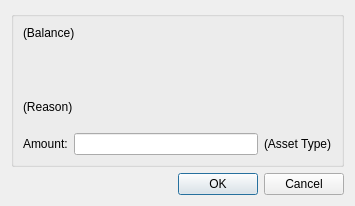
<?xml version="1.0" encoding="UTF-8"?>
<ui version="4.0">
 <class>DlgGetAmount</class>
 <widget class="QDialog" name="DlgGetAmount">
  <property name="geometry">
   <rect>
    <x>0</x>
    <y>0</y>
    <width>355</width>
    <height>206</height>
   </rect>
  </property>
  <property name="windowTitle">
   <string>Dialog</string>
  </property>
  <layout class="QVBoxLayout" name="verticalLayout">
   <item>
    <widget class="QGroupBox" name="groupBox">
     <property name="title">
      <string/>
     </property>
     <layout class="QGridLayout" name="gridLayout">
      <item row="0" column="0" colspan="3">
       <widget class="QLabel" name="labelBalance">
        <property name="text">
         <string>(Balance)</string>
        </property>
       </widget>
      </item>
      <item row="1" column="0" colspan="3">
       <spacer name="verticalSpacer_2">
        <property name="orientation">
         <enum>Qt::Vertical</enum>
        </property>
        <property name="sizeHint" stdset="0">
         <size>
          <width>298</width>
          <height>10</height>
         </size>
        </property>
       </spacer>
      </item>
      <item row="2" column="0" colspan="3">
       <widget class="QLabel" name="labelReason">
        <property name="text">
         <string>(Reason)</string>
        </property>
        <property name="wordWrap">
         <bool>true</bool>
        </property>
       </widget>
      </item>
      <item row="3" column="0" colspan="3">
       <spacer name="verticalSpacer">
        <property name="orientation">
         <enum>Qt::Vertical</enum>
        </property>
        <property name="sizeType">
         <enum>QSizePolicy::Fixed</enum>
        </property>
        <property name="sizeHint" stdset="0">
         <size>
          <width>298</width>
          <height>13</height>
         </size>
        </property>
       </spacer>
      </item>
      <item row="4" column="0">
       <widget class="QLabel" name="label_2">
        <property name="text">
         <string>Amount:</string>
        </property>
       </widget>
      </item>
      <item row="4" column="1">
       <widget class="QLineEdit" name="lineEdit"/>
      </item>
      <item row="4" column="2">
       <widget class="QLabel" name="labelAsset">
        <property name="text">
         <string>(Asset Type)</string>
        </property>
       </widget>
      </item>
     </layout>
    </widget>
   </item>
   <item>
    <widget class="QDialogButtonBox" name="buttonBox">
     <property name="orientation">
      <enum>Qt::Horizontal</enum>
     </property>
     <property name="standardButtons">
      <set>QDialogButtonBox::Cancel|QDialogButtonBox::Ok</set>
     </property>
    </widget>
   </item>
  </layout>
 </widget>
 <resources/>
 <connections/>
</ui>
